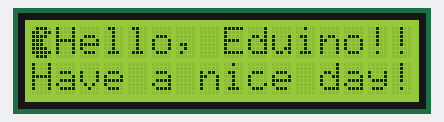
A sketch run on a simulated Arduino Uno, built with avr-gcc and run on an emulated ATmega328P. Parts: 16×2 character LCD.

Above: at 0.2 s.
At 2.2 s:
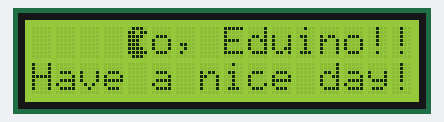
At 4.3 s:
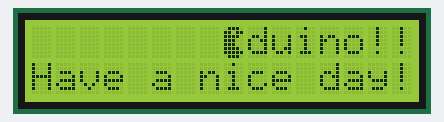
At 7.9 s:
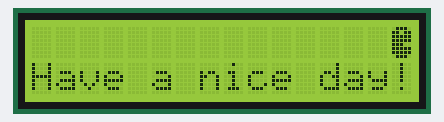
At 13.1 s:
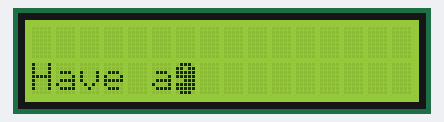
At 17.8 s:
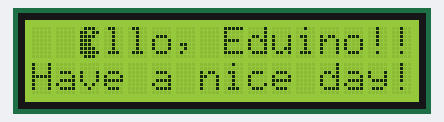

The sketch:

project_LCDmodule.ino
```cpp
#include <Wire.h>                        // i2C 통신을 위한 라이브러리
#include <LiquidCrystal_I2C.h>        // LCD 1602 I2C용 라이브러리

LiquidCrystal_I2C lcd(0x3F,16,2);     // 접근주소: 0x3F or 0x27

byte pac_man1[8] = {     // 팩맨 출력 입벌림, 얼굴방향 오른쪽
  0b01110,
  0b11011,
  0b11110,
  0b11100,
  0b11100,
  0b11110,
  0b11111,
  0b01110,
};
byte pac_man2[8] = {     // 팩맨 출력 입닫음, 얼굴방향 오른쪽
  0b01110,
  0b11011,
  0b11111,
  0b11111,
  0b11100,
  0b11111,
  0b11111,
  0b01110,
};

byte pac_man3[8] = {     // 팩맨 출력 입벌림,  얼굴방향 왼쪽
  0b01110,
  0b11011,
  0b01111,
  0b00111,
  0b00111,
  0b01111,
  0b11111,
  0b01110,
};
byte pac_man4[8] = {     // 팩맨 출력 입닫음,  얼굴방향 왼쪽
  0b01110,
  0b11011,
  0b11111,
  0b11111,
  0b00111,
  0b11111,
  0b11111,
  0b01110,
};

void setup()
{
  lcd.init();                      // LCD 초기화
  lcd.backlight();                // 백라이트 켜기
  lcd.createChar(1, pac_man1);    // 팩맨 얼굴1
  lcd.createChar(2, pac_man2);    // 팩맨 얼굴2
  lcd.createChar(3, pac_man3);    // 팩맨 얼굴3
  lcd.createChar(4, pac_man4);    // 팩맨 얼굴4

}
void loop(){
  for(int first_line=0; first_line<16; first_line++){     // 첫번째 줄
    if(first_line == 0){        // 프로그램 처음 실행 시

      lcd.setCursor(0, 0);  // 커서 위치 0,0    첫번째 줄
      lcd.write(byte(1));       // 팩맨 얼굴 출력

      lcd.setCursor(1, 0);    // 커서 위치 1,0    첫번째 줄
      lcd.print("Hello, Eduino!!");// Hello, Eduino!! 출력

      lcd.setCursor(0, 1);    // 커서 위치 0,1    두번째 줄
      lcd.print("Have a nice day!");  // Have a nice day! 출력
    }
    else {
      for(int blank = 0; blank < first_line; blank++){  // 팩맨이 지나온 길을 빈칸으로 만들기
        lcd.setCursor(blank, 0);  // 빈칸
        lcd.print(" ");
      }
      int place = first_line;  // fisrt_line 변화를 막기 위해 place 변수 만듦
      lcd.setCursor(place++, 0);  // 팩맨 한칸씩 이동
      if(place % 2 == 1)
        lcd.write(byte(1));     // 팩맨 1
      else
        lcd.write(byte(2));     // 팩맨 2
    }
    delay(500);
  }
  for(int second_line = 15; second_line >= 0; second_line --){      // 팩맨 오른쪽부터 시작
    if(second_line == 15){    // for문 맨 처음 시작 시
      for(int blank = 0; blank < 16; blank++){  // 첫번째 줄 모두 다 빈칸으로 만들기
        lcd.setCursor(blank, 0);  // 빈칸
        lcd.print(" ");
      }
      lcd.setCursor(15, 1); // 맨 오른쪽에 팩맨 위치
      lcd.write(byte(3));
    }
    else {
      for(int blank = 15; blank >= second_line; blank--){ // 팩맨이 지나온 길 빈칸으로
        lcd.setCursor(blank, 1);  // 빈칸
        lcd.print(" ");
      }
      int place = second_line;   // second_line 변화를 막기 위해 place 변수 만듦
      lcd.setCursor(place++, 1);  // 팩맨 한칸씩 이동
      if(place % 2 == 0)
        lcd.write(byte(3)); // 팩맨3
      else
        lcd.write(byte(4));     // 팩맨4
    }
    delay(500);
  }
}
```

Measured:
- by itself, everything shown: repeats every 16.6 s, in 32 steps
- what the display in image 1 shows lasts 0.5 s, from 2.2 s to 2.7 s
